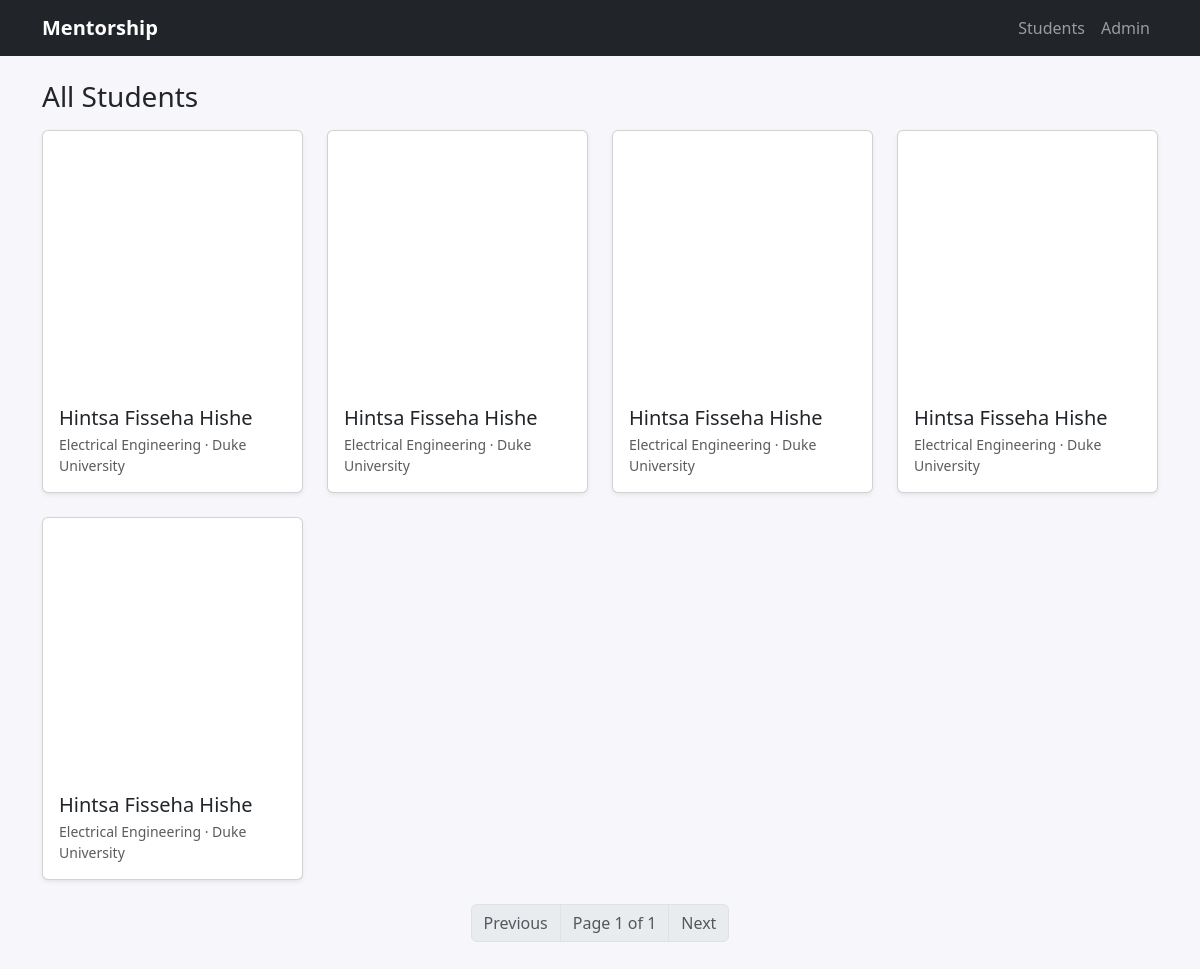
The page /students/ on the database its author committed.
### students/models.py (models this page shows, shortened)
class Student(models.Model):
    name = models.CharField(max_length=120)
    program = models.CharField(max_length=120, blank=True)
    university = models.CharField(max_length=120, blank=True)
    bio = models.TextField(blank=True)
    profile_url = models.URLField(blank=True, help_text="Optional: LinkedIn/Personal site")
    photo_url = models.URLField(blank=True, help_text="Temporary: external image URL")
    created_at = models.DateTimeField(auto_now_add=True)
    class Meta:
        ordering = ["name"]

### students/views.py (the view)
# urls.py: path('students/', views.student_list, name='list'),
def student_list(request):
    qs = Student.objects.all()
    paginator = Paginator(qs, 12)
    page_number = request.GET.get('page')
    page_obj = paginator.get_page(page_number)
    return render(request, 'students/student_list.html', {"page_obj": page_obj})

### students/templates/students/student_list.html (shortened to what this page needs)
{% extends 'base.html' %}
{% block content %}
  <h1 class="h3 mb-3">All Students</h1>
  <div class="row g-4">
    {% for s in page_obj %}
      <div class="col-12 col-sm-6 col-md-4 col-lg-3">
        <a href="{% url 'students:detail' s.pk %}" class="text-decoration-none">
          <div class="card h-100 shadow-sm card-hover">
            <img src="{{ s.photo_url|default:'/static/img/placeholder.jpg' }}" class="card-img-top" alt="{{ s.name }}" onerror="this.src='/static/img/placeholder.jpg'">
            <div class="card-body">
              <h5 class="card-title mb-1">{{ s.name }}</h5>
              <p class="card-text small text-muted">{{ s.program }}{% if s.university %} · {{ s.university }}{% endif %}</p>
            </div>
          </div>
        </a>
      </div>
    {% endfor %}
  </div>
  <nav aria-label="Student pages" class="mt-4">
    <ul class="pagination justify-content-center">
      {% if page_obj.has_previous %}
        <li class="page-item"><a class="page-link" href="?page={{ page_obj.previous_page_number }}">Previous</a></li>
      {% else %}
        <li class="page-item disabled"><span class="page-link">Previous</span></li>
      {% endif %}
      <li class="page-item disabled"><span class="page-link">Page {{ page_obj.number }} of {{ page_obj.paginator.num_pages }}</span></li>
      {% if page_obj.has_next %}
        <li class="page-item"><a class="page-link" href="?page={{ page_obj.next_page_number }}">Next</a></li>
      {% else %}
        <li class="page-item disabled"><span class="page-link">Next</span></li>
      {% endif %}
    </ul>
  </nav>
{% endblock %}

### static/css/styles.css (style rules this page uses)
body { background: #f7f7fb; }
.card-hover { transition: transform .15s ease, box-shadow .15s ease; }

### rows shown on the page
Student: name "Hintsa Fisseha Hishe", program "Electrical Engineering", university "Duke University"
Student: name "Hintsa Fisseha Hishe", program "Electrical Engineering", university "Duke University"
Student: name "Hintsa Fisseha Hishe", program "Electrical Engineering", university "Duke University"
Student: name "Hintsa Fisseha Hishe", program "Electrical Engineering", university "Duke University"
Student: name "Hintsa Fisseha Hishe", program "Electrical Engineering", university "Duke University"

### other values the page prints
{{ page_obj.number }} "1"
{{ page_obj.paginator.num_pages }} "1"
